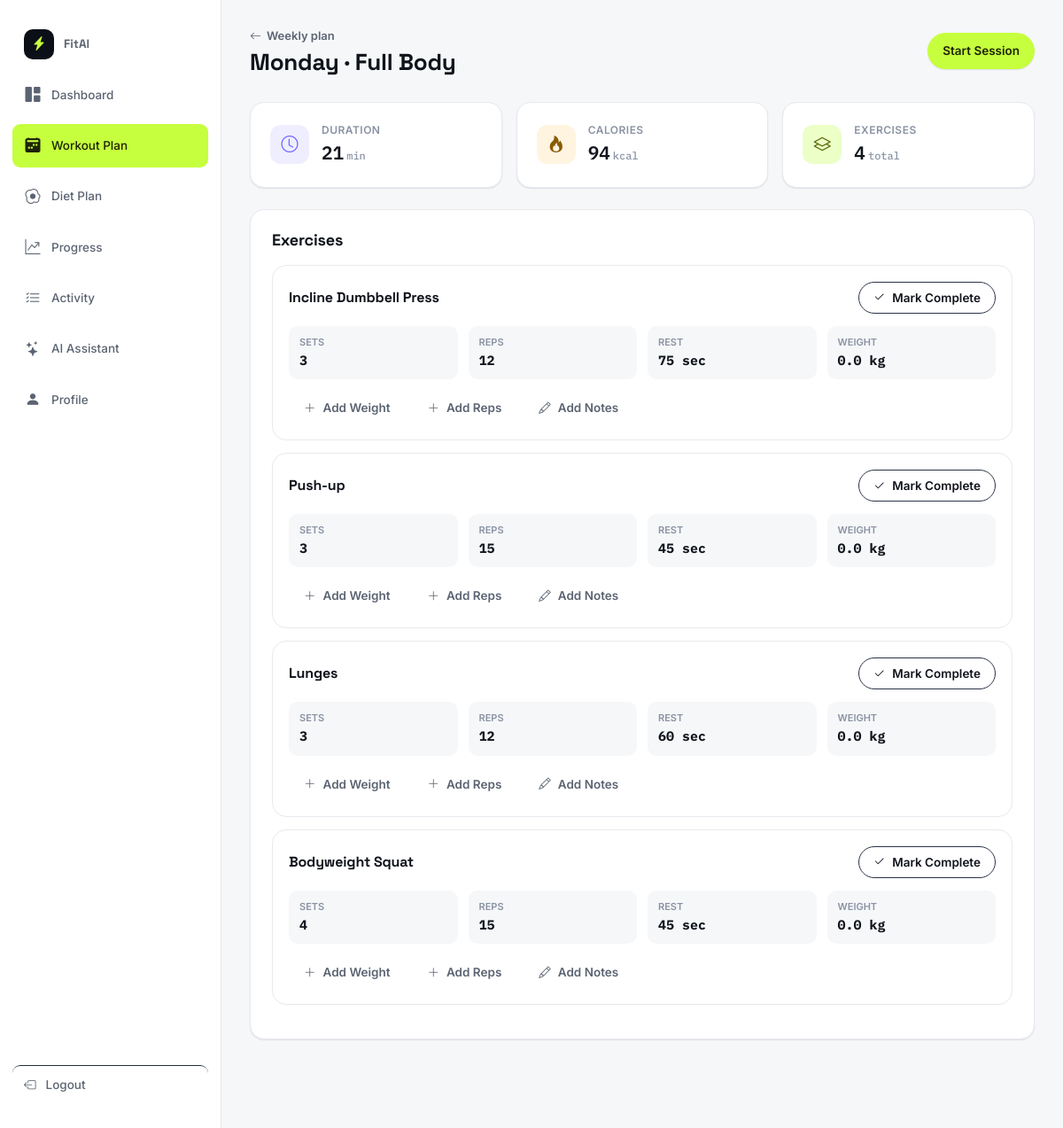
The page /dashboard/workout-detail/monday/ (signed in) on the database its author committed.
### core/models.py (models this page shows, shortened)
class WorkoutDay(models.Model):
    plan = models.ForeignKey(WorkoutPlan, on_delete=models.CASCADE, related_name="days")
    day = models.CharField(max_length=10, choices=DAY_CHOICES)
    title = models.CharField(max_length=120)
    is_rest = models.BooleanField(default=False)
    order = models.PositiveSmallIntegerField(default=0)
    class Meta:
        unique_together = ("plan", "day")
        ordering = ["order"]

class Exercise(models.Model):
    name = models.CharField(max_length=120, unique=True)
    muscle_group = models.CharField(max_length=60, blank=True)
    equipment = models.CharField(max_length=120, blank=True)
    difficulty = models.CharField(max_length=20, choices=FITNESS_LEVEL_CHOICES, default="Beginner")
    default_sets = models.PositiveSmallIntegerField(default=3)
    default_reps = models.PositiveSmallIntegerField(default=10)
    default_rest_seconds = models.PositiveSmallIntegerField(default=60)
    calories_per_set = models.PositiveSmallIntegerField(default=8)

class WorkoutDayExercise(models.Model):
    day = models.ForeignKey(WorkoutDay, on_delete=models.CASCADE, related_name="exercises")
    exercise = models.ForeignKey(Exercise, on_delete=models.CASCADE)
    sets = models.PositiveSmallIntegerField(default=3)
    reps = models.PositiveSmallIntegerField(default=10)
    rest_seconds = models.PositiveSmallIntegerField(default=60)
    target_weight_kg = models.FloatField(default=0)
    order = models.PositiveSmallIntegerField(default=0)
    class Meta:
        ordering = ["order"]
    @property
    def rest_label(self):
        return f"{self.rest_seconds} sec"
    @property
    def duration_label(self):
        minutes = max(1, round(self.sets * 1.6))
        return f"{minutes} min"

### core/views.py (the view)
# urls.py: path("dashboard/workout-detail/<slug:day>/", views.workout_detail, name="workout_detail"),
@login_required
def workout_detail(request, day):
    day = day.lower()
    profile, _ = m.UserProfile.objects.get_or_create(user=request.user)
    plan = m.WorkoutPlan.objects.filter(user=request.user, is_active=True).first()
    wd = m.WorkoutDay.objects.filter(plan=plan, day=day).prefetch_related("exercises__exercise").first() if plan else None
    exercises = []
    duration = 0
    calories = 0
    if wd:
        today = timezone.now().date()
        logs = {l.day_exercise_id: l for l in m.WorkoutLog.objects.filter(user=request.user, date=today, day_exercise__day=wd)}
        for de in wd.exercises.select_related("exercise"):
            log = logs.get(de.id)
            exercises.append({
                "id": de.id, "name": de.exercise.name, "sets": de.sets, "reps": de.reps,
                "rest": de.rest_label, "weight": log.weight_kg if log else de.target_weight_kg,
                "done": bool(log and log.completed),
            })
            duration += int(de.duration_label.split()[0])
            calories += de.exercise.calories_per_set * de.sets
    return render(request, "dashboard/workout_detail.html", {
        "profile": profile, "day": day, "day_label": day.title(), "workout_day": wd,
        "exercises": exercises, "duration": duration, "calories": calories, "exercise_count": len(exercises),
    })

### core/context_processors.py (called while the page is built)
def ensure_csrf_cookie(request):
    get_token(request)
    return {}

def app_context(request):
    ctx = {}
    if request.user.is_authenticated:
        profile, _ = UserProfile.objects.get_or_create(user=request.user)
        ctx["current_profile"] = profile
        ctx["unread_notifications_count"] = Notification.objects.filter(user=request.user, is_read=False).count()
        ctx["recent_notifications"] = Notification.objects.filter(user=request.user)[:6]
    return ctx

### templates/dashboard/workout_detail.html (shortened to what this page needs)
{% extends "base.html" %}
{% load static %}
{% block extra_css %}<link rel="stylesheet" href="{% static 'css/dashboard.css' %}">{% endblock %}
{% block content %}
<div class="app-shell">
  {% include "components/sidebar.html" with active="workout" %}
  <main class="main-content" id="main-content">
    <div class="topbar">
      <div class="topbar__greeting">
        <a href="/dashboard/workout-plan/" class="back-link"><i class="bi bi-arrow-left"></i> Weekly plan</a>
        <h1>{{ day_label }} · {{ workout_day.title|default:"Rest Day" }}</h1>
      </div>
      <div class="topbar__actions">
        {% if workout_day and not workout_day.is_rest %}
        <a href="/dashboard/workout-session/?day={{ day }}" class="btn btn-primary btn-sm">Start Session</a>
        {% endif %}
      </div>
    </div>
    <div class="stat-grid stat-grid--3">
      {% include "components/stat_card.html" with icon="bi-clock" label="Duration" value=duration unit="min" tone="violet" %}
      {% include "components/stat_card.html" with icon="bi-fire" label="Calories" value=calories unit="kcal" tone="amber" %}
      {% include "components/stat_card.html" with icon="bi-layers" label="Exercises" value=exercise_count unit="total" tone="lime" %}
    </div>
    <section class="card card-pad">
      <div class="section-head"><h2>Exercises</h2></div>
      {% for ex in exercises %}
      <div class="detail-exercise" data-id="{{ ex.id }}">
        <div class="detail-exercise__head">
          <h3>{{ ex.name }}</h3>
          <button class="btn btn-outline btn-sm detail-exercise__complete" type="button" data-done="{{ ex.done|yesno:'true,false' }}">
            <i class="bi bi-check2"></i> {% if ex.done %}Completed{% else %}Mark Complete{% endif %}
          </button>
        </div>
        <div class="detail-exercise__grid">
          <div><span>Sets</span><strong>{{ ex.sets }}</strong></div>
          <div><span>Reps</span><strong>{{ ex.reps }}</strong></div>
          <div><span>Rest</span><strong>{{ ex.rest }}</strong></div>
          <div><span>Weight</span><strong class="detail-exercise__weight">{{ ex.weight }} kg</strong></div>
        </div>
        <div class="detail-exercise__controls">
          <button class="btn btn-ghost btn-sm detail-exercise__add-weight" type="button"><i class="bi bi-plus-lg"></i> Add Weight</button>
          <button class="btn btn-ghost btn-sm detail-exercise__add-reps" type="button"><i class="bi bi-plus-lg"></i> Add Reps</button>
          <button class="btn btn-ghost btn-sm detail-exercise__add-notes" type="button"><i class="bi bi-pencil"></i> Add Notes</button>
        </div>
      </div>
      {% empty %}
      <p class="muted">{% if workout_day.is_rest %}Rest day — no exercises scheduled.{% else %}No exercises found for this day.{% endif %}</p>
      {% endfor %}
    </section>
  </main>
</div>
{% endblock %}

### static/css/style.css (style rules this page uses)
:root { --navy-950:#0B0F17; --navy-900:#10151F; --navy-800:#171E2B; --navy-700:#232C3D; --line:#2A3346; --line-soft:#E7E9EE; --paper:#F6F7F9; --surface:#FFFFFF; --ink:#10141C; --ink-soft:#5B6472; --ink-faint:#8A93A3; --lime:#C6FF3D; --lime-ink:#1C2405; --violet:#6C63FF; --violet-soft:#EFEEFF; --red:#FF5C5C; --amber:#FFB020; --green:#2ED374; --r-sm:10px; --r-md:16px; --r-lg:24px; --r-pill:999px; --shadow-sm:0 1px 2px rgba(16,20,28,.06), 0 1px 1px rgba(16,20,28,.04); --shadow-md:0 8px 24px -8px rgba(16,20,28,.16); --shadow-lg:0 20px 48px -16px rgba(16,20,28,.28); --font-display:'Space Grotesk', 'Arial Narrow', sans-serif; --font-body:'Inter', -apple-system, BlinkMacSystemFont, sans-serif; --font-mono:'IBM Plex Mono', ui-monospace, monospace; --container:1240px; }
*,*::before,*::after { box-sizing:border-box; }
html { scroll-behavior:smooth; }
body { margin:0; font-family:var(--font-body); background:var(--paper); color:var(--ink); font-size:15px; line-height:1.55; -webkit-font-smoothing:antialiased; }
h1,h2,h3,h4,h5 { font-family:var(--font-display); color:var(--ink); margin:0 0 .5em; line-height:1.1; letter-spacing:-0.01em; }
a { color:inherit;text-decoration:none; }
button { font-family:inherit; }
.btn { display:inline-flex;align-items:center;justify-content:center;gap:8px; padding:13px 22px; border-radius:var(--r-pill); font-weight:600;font-size:14.5px; border:1.5px solid transparent; cursor:pointer; transition:transform .15s ease, box-shadow .15s ease, background .15s ease, color .15s ease, border-color .15s ease; min-height:46px; }
.btn-primary { background:var(--lime);color:var(--lime-ink);box-shadow:var(--shadow-sm); }
.btn-outline { background:transparent;color:var(--ink);border-color:var(--line); }
.btn-ghost { background:transparent;color:var(--ink-soft);border-color:transparent; }
.btn-sm { padding:9px 16px;min-height:36px;font-size:13.5px; }
.card { background:var(--surface); border:1px solid var(--line-soft); border-radius:var(--r-md); box-shadow:var(--shadow-sm); }
.card-pad { padding:24px; }
.app-shell { display:flex;height:100vh;overflow:hidden;background:var(--paper); }
.main-content { flex:1;min-width:0;height:100vh;overflow-y:auto;padding:28px 32px 100px; }
.topbar { display:flex;align-items:center;justify-content:space-between;gap:16px;margin-bottom:28px;flex-wrap:wrap; }
.topbar__greeting h1 { font-size:26px;margin-bottom:2px; }
.topbar__actions { display:flex;align-items:center;gap:10px;position:relative; }
.stat-grid { display:grid;grid-template-columns:repeat(6,1fr);gap:16px;margin-bottom:24px; }
.stat-grid--3 { grid-template-columns:repeat(3,1fr); }

### static/css/responsive.css (style rules this page uses)
html, body { width: 100%; max-width: 100%; overflow-x: hidden; }
body { min-width: 320px; }
* { box-sizing: border-box; }
input, select, textarea, button { max-width: 100%; }

### static/css/dashboard.css (style rules this page uses)
.section-head { display:flex;justify-content:space-between;align-items:center;margin-bottom:18px;gap:12px;flex-wrap:wrap; }
.section-head h2 { font-size:18px;margin:0; }
.back-link { display:inline-flex;align-items:center;gap:6px;color:var(--ink-soft);font-weight:600;font-size:13px;margin-bottom:6px; }
.detail-exercise { border:1px solid var(--line-soft);border-radius:var(--r-md);padding:18px;margin-bottom:14px; }
.detail-exercise__head { display:flex;justify-content:space-between;align-items:center;margin-bottom:14px;flex-wrap:wrap;gap:8px; }
.detail-exercise__head h3 { font-size:16px;margin:0; }
.detail-exercise__grid { display:grid;grid-template-columns:repeat(4,1fr);gap:12px;margin-bottom:14px; }
.detail-exercise__grid div { background:var(--paper);border-radius:10px;padding:10px 12px; }
.detail-exercise__grid span { display:block;font-size:11px;color:var(--ink-faint);text-transform:uppercase;font-weight:600; }
.detail-exercise__grid strong { font-family:var(--font-mono);font-size:15px; }
.detail-exercise__controls { display:flex;gap:8px;flex-wrap:wrap; }

### rows shown on the page
WorkoutDay: day "Monday", title "Full Body"
Exercise: name "Incline Dumbbell Press"
WorkoutDayExercise: weight "0.0"
Exercise: name "Push-up"
WorkoutDayExercise: weight "0.0"
Exercise: name "Lunges"
WorkoutDayExercise: weight "0.0"
Exercise: name "Bodyweight Squat"
WorkoutDayExercise: weight "0.0"

### other values the page prints
{{ label }} "DURATION CALORIES EXERCISES"
{{ value }} "21 94 4"
{{ unit }} "min kcal total"
{{ ex.sets }} "3" "3" "3" "4"
{{ ex.reps }} "12" "15" "12" "15"
{{ ex.rest }} "75 sec" "45 sec" "60 sec" "45 sec"
